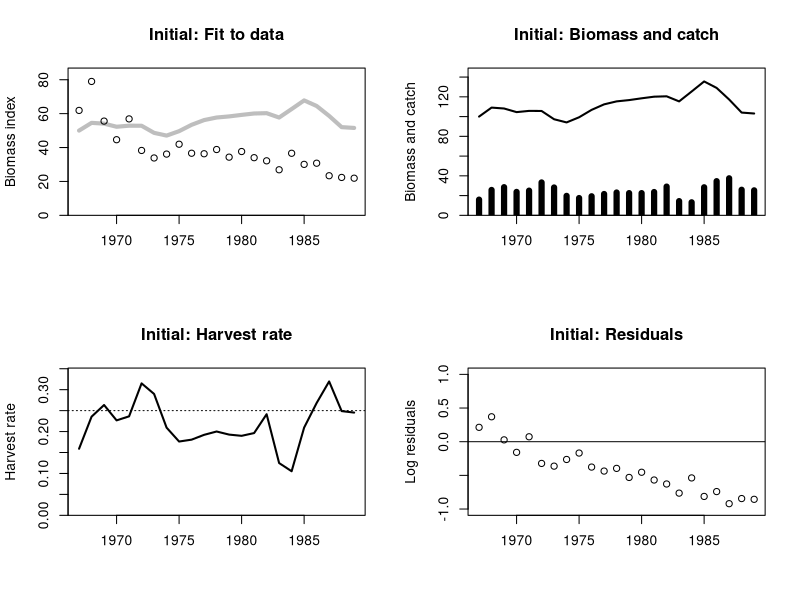
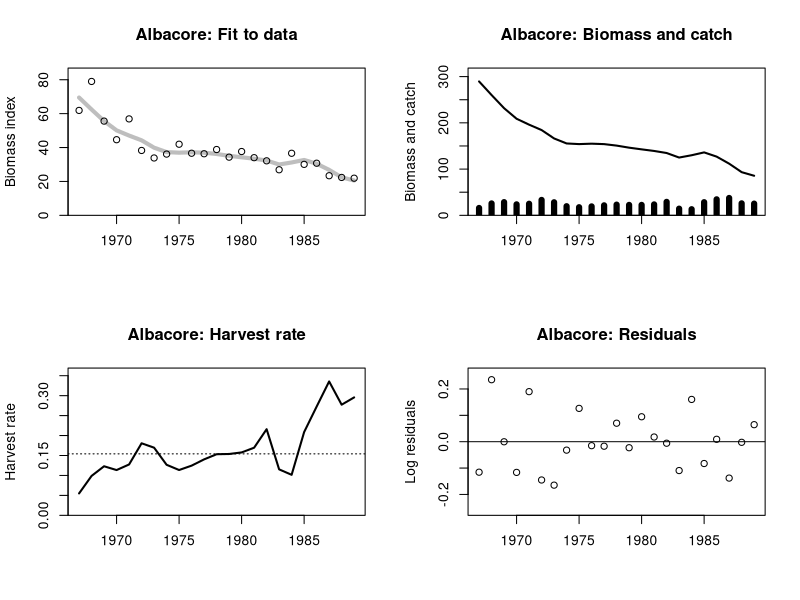
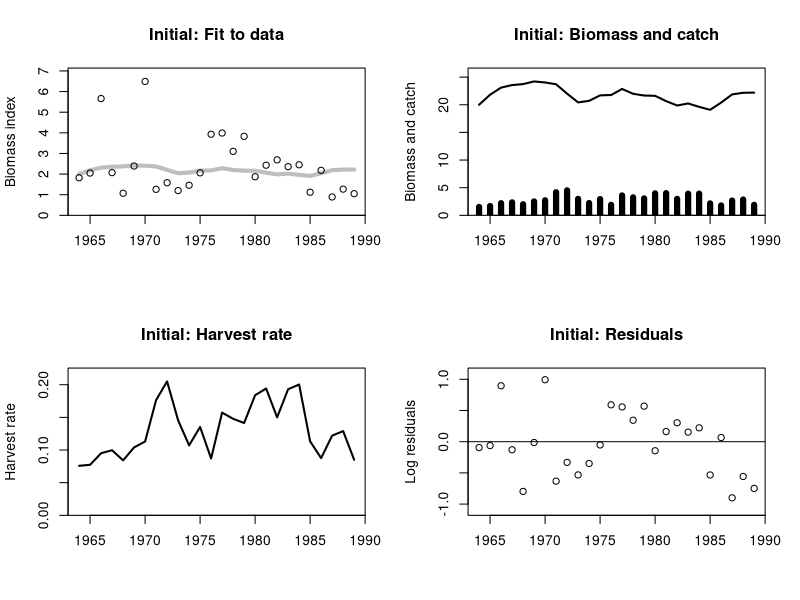
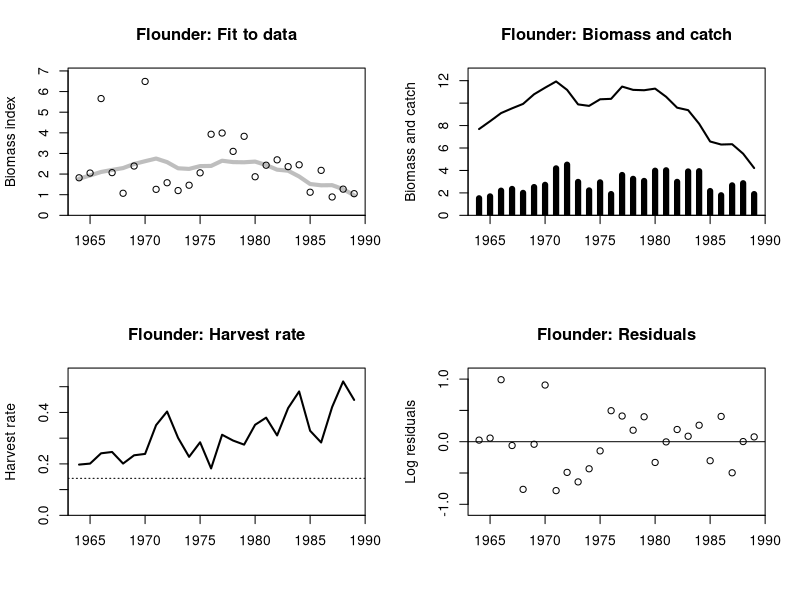
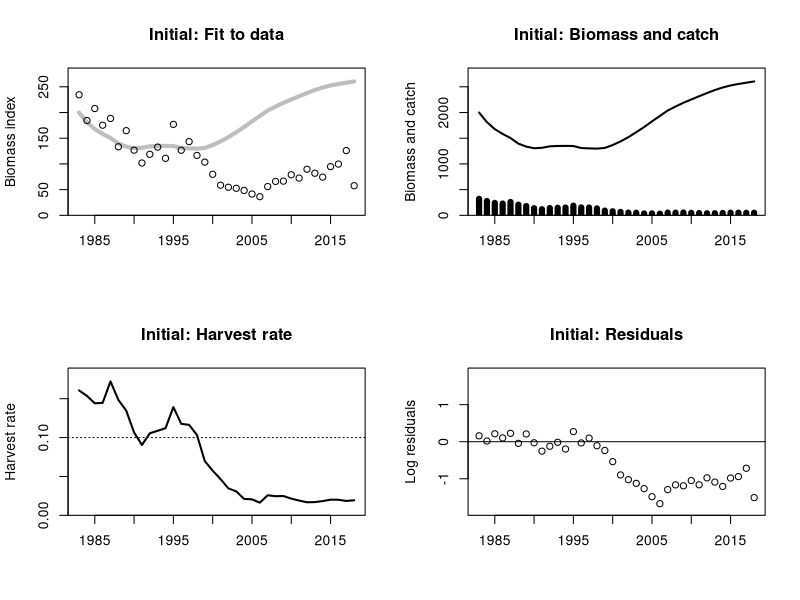
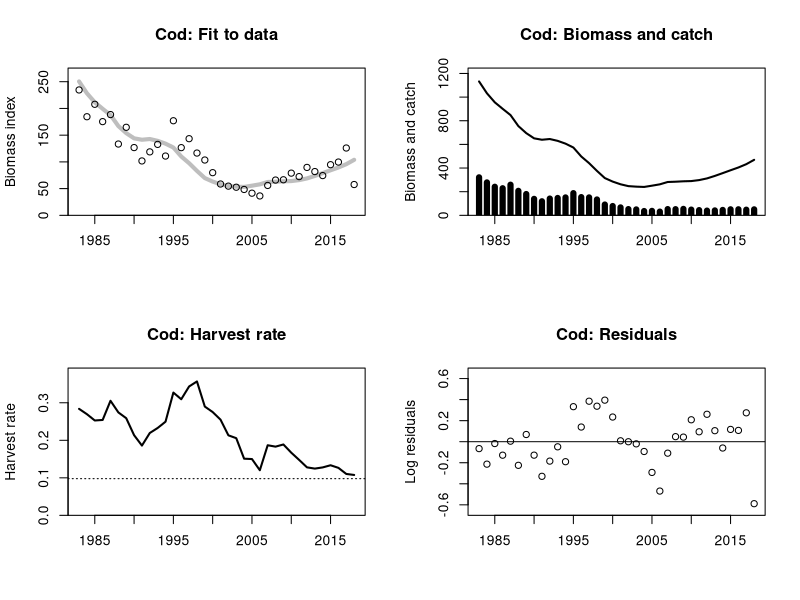

The R script that drew these images, in order:
schaefer <- function(par, data, report=FALSE, plot=FALSE, ...)
{
  r <- exp(par[["logr"]])
  K <- exp(par[["logK"]])
  Binit <- exp(par[["logBinit"]])
  q <- exp(par[["logq"]])
  year <- data$Year
  C <- data$Catch
  I <- data$Index
  n <- length(year)
  B <- numeric(n)
  B[1] <- Binit
  for(i in 1:(n-1))
  {
    B[i+1] <- max(B[i] + r*B[i]*(1-B[i]/K) - C[i], 1e-4)
  }
  Ifit <- q * B

  res <- log(I) - log(Ifit)
  RSS <- sum(res^2)

  pars <- c(r=r, K=K, Binit=Binit, q=q)
  refpts <- c(HRmsy=0.5*r, Bmsy=0.5*K, MSY=0.25*r*K)
  HR <- C/B
  fit <- list(t=year, B=B, C=C, I=I, Ifit=Ifit, res=res,
              HR=HR, pars=pars, refpts=refpts, RSS=RSS)

  if(plot)
    plot_schaefer(fit, ...)

  if(report)
    fit
  else
    RSS
}

plot_schaefer <- function(fit, label="")
{
  if(label != "") label <- paste0(label, ":")

  opar <- par(mfrow=c(2,2)); on.exit(par(opar))

  plot(fit$t, fit$Ifit, ylim=c(0, 1.1*max(fit$I, fit$Ifit)),
       type="l", lwd=4, col="gray", yaxs="i",
       xlab="", ylab="Biomass index", main=paste(label, "Fit to data"))
  points(fit$t, fit$I)

  plot(fit$t, fit$B, type="l", ylim=c(0, 1.1*max(fit$B)), lwd=2, yaxs="i",
       xlab="", ylab="Biomass and catch",
       main=paste(label, "Biomass and catch"))
  points(fit$t, fit$C, type="h", lwd=6)

  plot(fit$t, fit$HR, ylim=c(0, 1.1*max(fit$HR)), type="l", lwd=2, yaxs="i",
       xlab="", ylab="Harvest rate", main=paste(label, "Harvest rate"))
  abline(h=fit$refpts["HRmsy"], lty=3)

  plot(fit$t, fit$res, ylim=c(-1.1,1.1)*max(abs(fit$res)),
       xlab="", ylab="Log residuals", main=paste(label, "Residuals"))
  abline(h=0)
}

################################################################################
## South Atlantic albacore

albacore <- read.table("albacore.dat", header=TRUE)
init <- c(logr=log(0.5), logK=log(200), logBinit=log(100), logq=log(0.5))

schaefer(init, albacore, plot=TRUE, label="Initial")
optim(init, schaefer, data=albacore)
est <- optim(init, schaefer, data=albacore)$par
fit <- schaefer(est, albacore, report=TRUE, plot=TRUE, label="Albacore")

fit$pars
fit$RSS
fit$refpts

################################################################################
## Georges Bank winter flounder

flounder <- read.table("flounder.dat", header=TRUE)
init <- c(logr=log(0.5), logK=log(30), logBinit=log(20), logq=log(0.1))

schaefer(init, flounder, plot=TRUE, label="Initial")
optim(init, schaefer, data=flounder)
optim(init, schaefer, data=flounder, method="Nelder-Mead",
      control=list(maxit=1e5, reltol=1e-10))
nlminb(init, schaefer, data=flounder, control=list(eval.max=1e4, iter.max=1e4))
est <- nlminb(init, schaefer, data=flounder,
              control=list(eval.max=1e4, iter.max=1e4))$par
fit <- schaefer(est, flounder, report=TRUE, plot=TRUE, label="Flounder")

t(fit$pars)
fit$RSS
t(fit$refpts)


################################################################################
## Cod

cod <- read.csv("cod.csv")
init <- c(logr=log(0.2), logK=log(3000), logBinit=log(2000), logq=log(0.1))

schaefer(init, cod, plot=TRUE, label="Initial")
optim(init, schaefer, data=cod)
optim(init, schaefer, data=cod, method="Nelder-Mead",
      control=list(maxit=1e5, reltol=1e-10))
nlminb(init, schaefer, data=cod, control=list(eval.max=1e4, iter.max=1e4))
est <- nlminb(init, schaefer, data=cod,
              control=list(eval.max=1e4, iter.max=1e4))$par
fit <- schaefer(est, cod, report=TRUE, plot=TRUE, label="Cod")

t(fit$pars)
fit$RSS
fit$refpts
